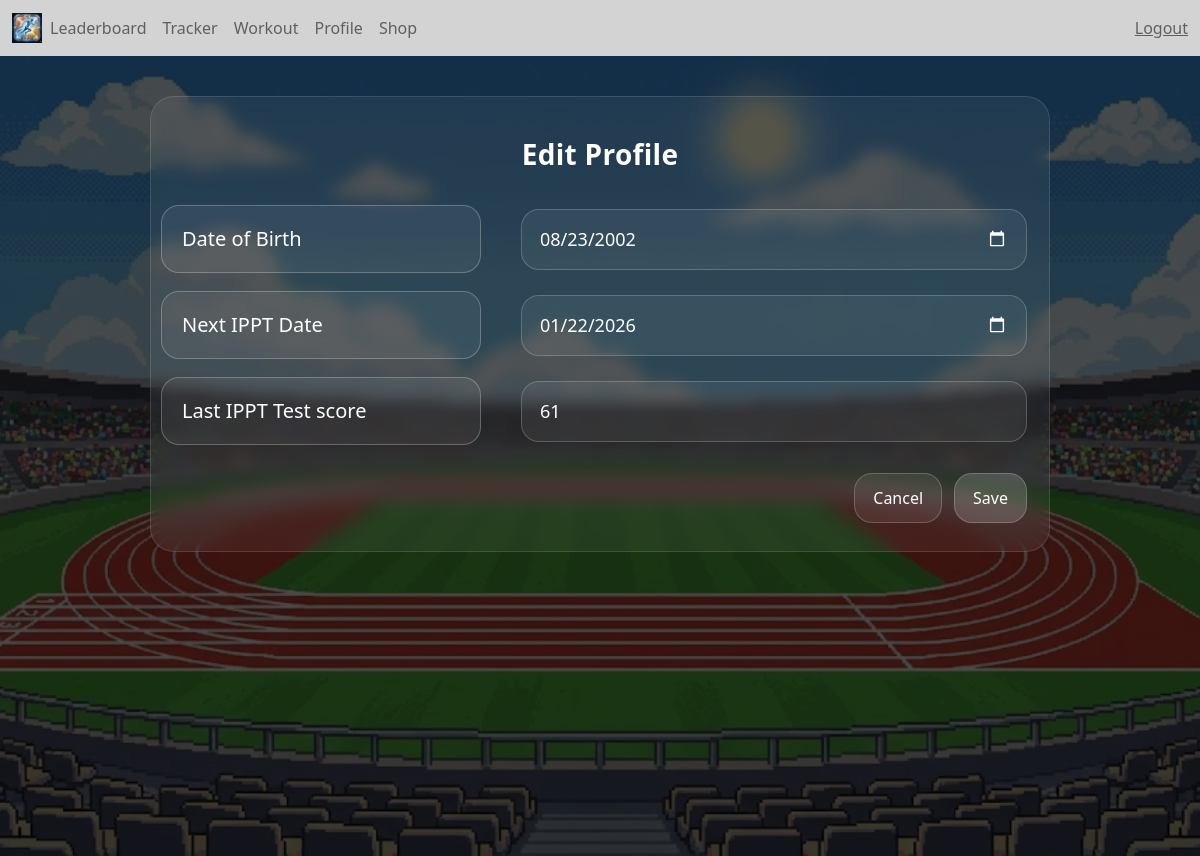
Page /profile (signed in) on the committed database.
### tables this page shows
CREATE TABLE profiles (
            user_id INTEGER PRIMARY KEY,
            xp INTEGER DEFAULT 0,
            credits INTEGER DEFAULT 0,
            dob DATE,
            goal TEXT,
            avatar_path TEXT DEFAULT '/static/avatar/default.jpg',
            next_ippt_date DATE,
            prev_ippt_score INTEGER,
            FOREIGN KEY(user_id) REFERENCES users(id)
        );

### app.py (the view, shortened to what this page needs)
@app.route("/profile", methods=["GET", "POST"])
@login_required
def profile():
    db = get_db()
    user = db.execute("""
        SELECT dob, next_ippt_date, prev_ippt_score
        FROM profiles
        WHERE user_id = ?
    """, (current_user.id,)).fetchone()
    return render_template("profile.html", user=user)

### app.py (called while the page is built)
@login_manager.user_loader
def load_user(user_id):
    db = get_db()
    user = db.execute(
        "SELECT * FROM users WHERE id = ?",
        (user_id,)
    ).fetchone()
    if user:
        return User(user["id"], user["username"])
    return None

def get_db():
    db = getattr(g, "_database", None)
    if db is None:
        db = g._database = sqlite3.connect(DATABASE)
        db.row_factory = sqlite3.Row
    return db

@app.teardown_appcontext
def close_connection(exception):
    db = getattr(g, "_database", None)
    if db is not None:
        db.close()

### templates/profile.html (shortened to what this page needs)
{% extends "base.html" %}
{% block css %}
<link rel="stylesheet" href="{{ url_for('static', filename='profile.css') }}">
{% endblock %}
{% block content %}
<div class="track-bg">
  <div class="overlay">
    <div class="card">
      <div class="title">Edit Profile</div>
      <form method="POST">
        <div class="rows">
          <div class="row">
            <div class="pill">Date of Birth</div>
            <div>
              <input
                class="input"
                type="date"
                id="dob"
                name="dob"
                value="{{ user.dob if user and user.dob else '' }}"
              />
            </div>
          </div>
          <div class="row">
            <div class="pill">Next IPPT Date</div>
            <div>
              <input
                class="input"
                type="date"
                id="next_ippt_date"
                name="next_ippt_date"
                value="{{ user.next_ippt_date if user and user.next_ippt_date else '' }}"
              />
            </div>
          </div>
          <div class="row">
            <div class="pill">Last IPPT Test score</div>
            <div>
              <input
                class="input"
                type="number"
                id="last_ippt_score"
                name="last_ippt_score"
                value="{{ user.prev_ippt_score if user and user.prev_ippt_score else '' }}"
              />
            </div>
          </div>
        </div>
        <div class="actions">
          <a class="btn" href="/profile">Cancel</a>
          <button class="btn primary" type="submit">Save</button>
        </div>
      </form>
    </div>
  </div>
</div>
{% endblock %}

### static/profile.css (style rules this page uses)
.track-bg { min-height: 100vh; background-image: url("/static/home_backgrnd/Track.png"); background-size: cover; background-position: center; background-repeat: no-repeat; }
.overlay { min-height: 100vh; background: rgba(0, 0, 0, 0.70); padding: 40px 16px; display: flex; justify-content: center; align-items: flex-start; }
.card { width: 100%; max-width: 900px; border-radius: 24px; border: 1px solid rgba(255, 255, 255, 0.12); background: rgba(255, 255, 255, 0.06); backdrop-filter: blur(8px); padding: 28px 22px; }
.title { text-align: center; color: #fff; font-size: 28px; font-weight: 600; margin: 8px 0 30px; letter-spacing: 0.3px; }
.rows { display: flex; flex-direction: column; gap: 18px; }
.row { display: grid; grid-template-columns: 1fr; gap: 12px; align-items: center; }
@media (min-width: 768px) { .row { grid-template-columns: 320px 1fr; gap: 28px; } }
.pill { border-radius: 18px; border: 1px solid rgba(255, 255, 255, 0.25); background: rgba(255, 255, 255, 0.06); padding: 18px 20px; color: #fff; font-size: 20px; font-weight: 500; }
.input, .select { width: 100%; border-radius: 18px; border: 1px solid rgba(255, 255, 255, 0.20); background: rgba(255, 255, 255, 0.06); color: #fff; padding: 16px 18px; font-size: 18px; outline: none; }
input[type="date"] { color-scheme: dark; }
.actions { margin-top: 28px; display: flex; gap: 12px; justify-content: flex-end; flex-wrap: wrap; }
.btn { border-radius: 18px; padding: 12px 18px; font-size: 16px; cursor: pointer; border: 1px solid rgba(255, 255, 255, 0.20); background: rgba(255, 255, 255, 0.08); color: #fff; text-decoration: none; display: inline-block; }
.btn.primary { background: rgba(255, 255, 255, 0.16); }

### rows in the picture
profiles: dob "08/23/2002", next_ippt_date "01/22/2026", last_ippt_score "61"
